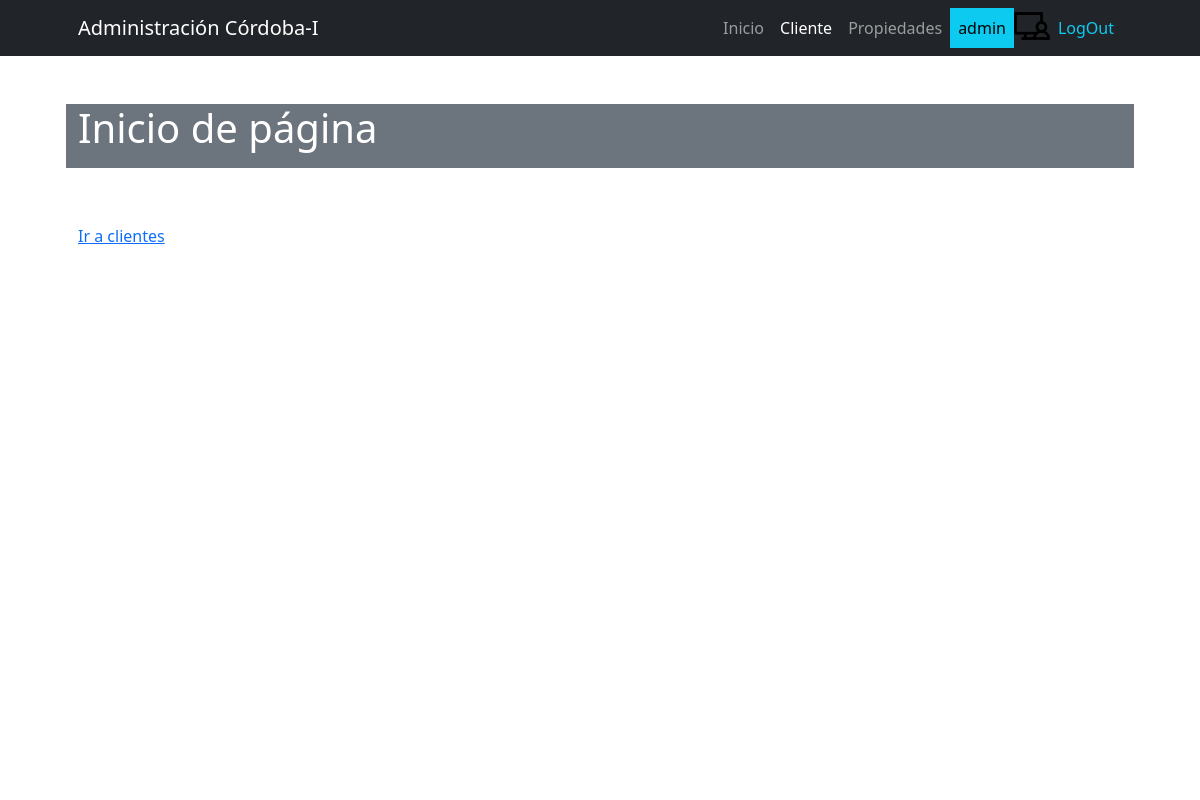
Before: /cliente/ (signed in) with the older database file.
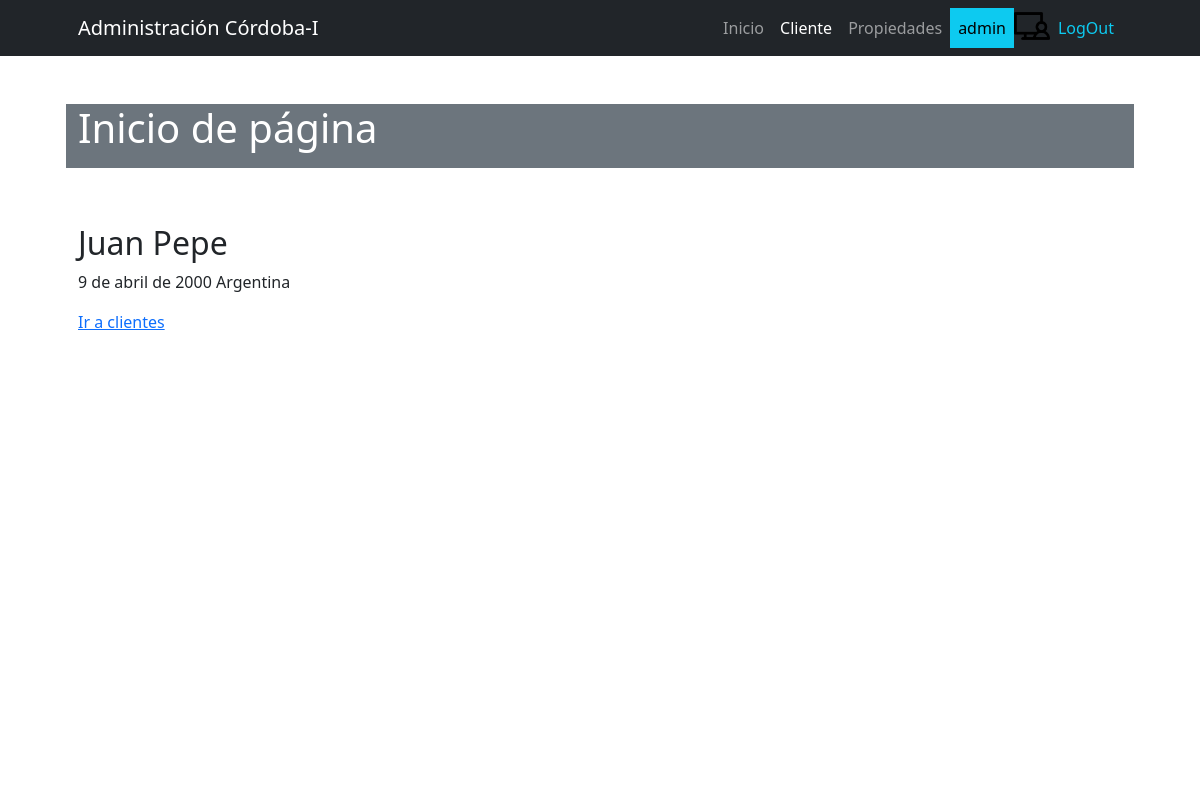
After: the same page with the newer database file.
### apps/cliente/models.py (models this page shows, shortened)
class Cliente(models.Model):
    nombre = models.CharField(max_length=50)
    apellido = models.CharField(max_length=50)
    nacimiento = models.DateField(null=True)
    pais_origen_id = models.ForeignKey(
        Pais, on_delete=models.SET_NULL, null=True, blank=True)
    documento = models.CharField(max_length=50)
    telefono = models.CharField(max_length=50)
    email = models.EmailField(max_length=50)

class Pais(models.Model):
    nombre = models.CharField(max_length=50)
    def __str__(self):
        return self.nombre

### apps/cliente/views.py (the view)
# urls.py: path('', Home, name='Home'),
def Home(request):
    clientes_registros = Cliente.objects.all()
    contexto = {'clientes': clientes_registros}
    return render(request, 'cliente/index.html', contexto)

### apps/cliente/templates/cliente/index.html (shortened to what this page needs)
{% extends 'Home/index.html' %}
{% block INDEX_CONTENIDO %}
    {% for cliente in clientes %}
        <h2>{{cliente.nombre}} {{cliente.apellido}}</h2>
        <p>{{cliente.nacimiento}} {{cliente.pais_origen_id}}</p>
    {% endfor %}
    <a href="{% url 'Home:home' %}">Ir a clientes</a>
{% endblock INDEX_CONTENIDO %}

### apps/home/templates/home/index.html (shortened to what this page needs)
{% extends 'home/base.html' %}
{% load static %}
{% block BASE_CONTENIDO %}
    <div class="row align-items-center my-5">
        <h1 class="pb-lg-3 text-bg-secondary">
            {% block INDEX_TITULO %}
                Inicio de página
            {% endblock INDEX_TITULO %}
        </h1>
    </div>
    {% block INDEX_CONTENIDO %}{% endblock INDEX_CONTENIDO %}
{% endblock BASE_CONTENIDO %}

### apps/home/templates/home/base.html (shortened to what this page needs)
{% load static %}
<!DOCTYPE html>
<html lang="es">
    <head>
        <link href="{% static 'Home/css/styles.css' %}" rel="stylesheet" />
    </head>
    <body>
        {% include 'home/navbar.html' %}
        <div class="container px-4 px-lg-5">
            {% block BASE_CONTENIDO %}
            {% endblock BASE_CONTENIDO %}
        </div>
        {% include 'home/footer.html' %}
    </body>
</html>

### apps/home/templates/home/navbar.html (shortened to what this page needs)
{% load static %}
<nav class="navbar navbar-expand-lg navbar-dark bg-dark">
    <div class="container px-5">
        <a class="navbar-brand" href="#!">Administración Córdoba-I</a>
        <div class="collapse navbar-collapse" id="navbarSupportedContent">
            <ul class="navbar-nav ms-auto mb-2 mb-lg-0">
                <li class="nav-item"><a class="nav-link {% if request.path == '/Home/' %} active {% endif %}" aria-current="page" href="{% url 'Home:Home' %}">Inicio</a></li>
                {% if user.is_authenticated %}
                <li class="nav-item"><a class="nav-link {% if request.path == '/cliente/' %} active {% endif %}" href="{% url 'cliente:Home' %}">Cliente</a></li>
                <li class="nav-item"><a class="nav-link {% if request.path == '/producto/' %} active {% endif %}" href="{% url 'producto:Home' %}">Propiedades</a></li>
                <li class="nav-item"><a class="nav-link text-bg-info ">{{ user.username }}</a></li>
                {% if user.vendedor.avatar.url %}
                    <li class="nav-item"><img src="{{ user.vendedor.avatar.url }}" alt="avatar" class=""></li>
                    {% else %}
                    <li class="nav-item"><img src="{% static 'venta/avatares.png' '%}" alt="avatar" class="" style="height: 36px"></li>
                {% endif %}
                <li class="nav-item"><a class="nav-link text-info " href="{% url 'home:logout' %}">LogOut</a></li>
                {% endif %}
            </ul>
        </div>
    </div>
</nav>

### apps/home/templates/home/footer.html
<footer class="bg-red fixed-bottom text-center">
    <div class="container px-4 px-lg-5"><p class="m-0 text-center text-white">agregar algo</p></div>
</footer>

Changed rows visible on the page:
added Cliente: nombre "Juan", apellido "Pepe", nacimiento "9 de abril de 2000", pais_origen_id "Argentina"
